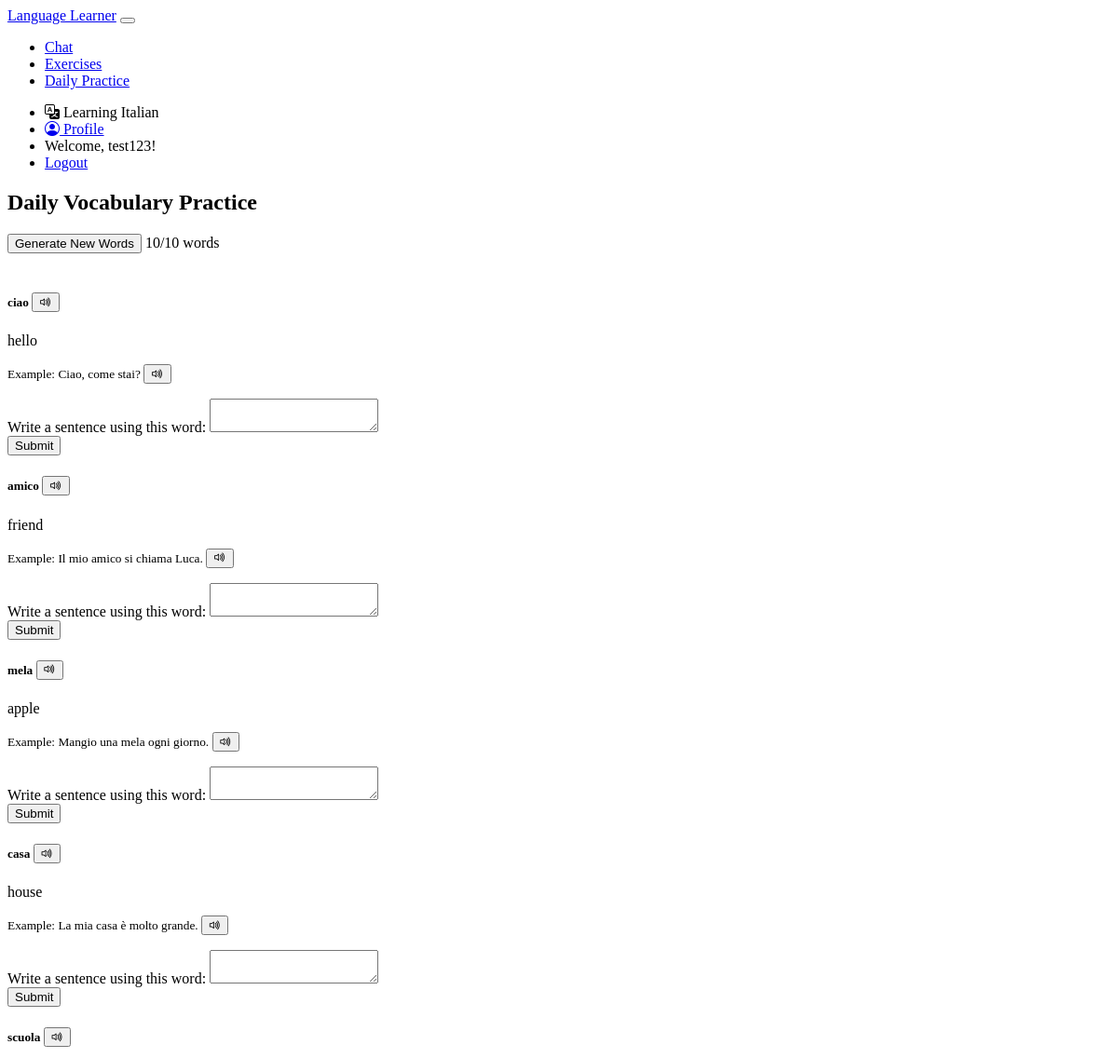
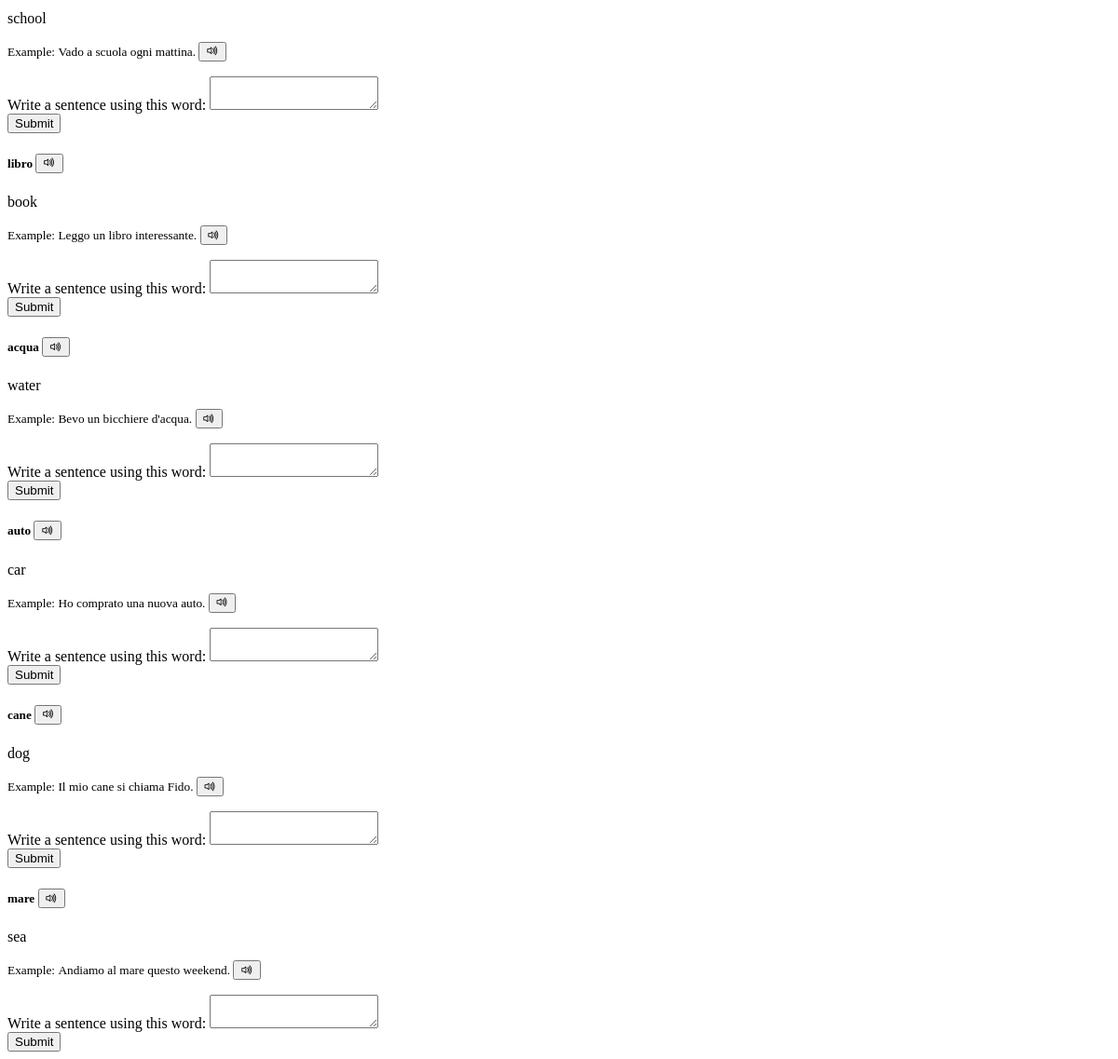
The page /daily-practice (signed in) on the database its author committed (2 pictures, top to bottom).
### models.py (models this page shows)
class UserPreferences(db.Model):
    id = db.Column(db.Integer, primary_key=True)
    user_id = db.Column(db.Integer, db.ForeignKey('user.id'), nullable=False)
    target_language = db.Column(db.String(10), nullable=False)  # e.g., 'es', 'it'
    skill_level = db.Column(db.String(20), nullable=False)  # beginner, intermediate, advanced
    practice_duration = db.Column(db.Integer, nullable=False)  # minutes per day
    learning_goal = db.Column(db.Text, nullable=False)
    created_at = db.Column(db.DateTime, default=datetime.utcnow)
    updated_at = db.Column(db.DateTime, default=datetime.utcnow, onupdate=datetime.utcnow)

class User(UserMixin, db.Model):
    id = db.Column(db.Integer, primary_key=True)
    username = db.Column(db.String(64), unique=True, nullable=False)
    email = db.Column(db.String(120), unique=True, nullable=False)
    password_hash = db.Column(db.String(256))
    progress = db.relationship('Progress', backref='user', lazy=True)
    chats = db.relationship('Chat', backref='user', lazy=True)
    vocabulary_progress = db.relationship('VocabularyProgress', backref='user', lazy=True)
    preferences = db.relationship('UserPreferences', backref='user', uselist=False)
    daily_vocabulary = db.relationship('DailyVocabulary', backref='user', lazy=True)
    sentence_practices = db.relationship('SentencePractice', backref='user', lazy=True)
    speaking_attempts = db.relationship('UserSpeakingAttempt', backref='student', lazy=True)

class VocabularyItem(db.Model):
    id = db.Column(db.Integer, primary_key=True)
    word = db.Column(db.String(100), nullable=False)
    translation = db.Column(db.String(100), nullable=False)
    language = db.Column(db.String(10), nullable=False)  # e.g., 'es', 'en', 'it'
    category = db.Column(db.String(50), nullable=False)  # e.g., 'greetings', 'food', 'numbers'
    difficulty = db.Column(db.Integer, default=1)  # 1: beginner, 2: intermediate, 3: advanced
    example_sentence = db.Column(db.Text)
    audio_url = db.Column(db.String(200))
    created_at = db.Column(db.DateTime, default=datetime.utcnow)

### app.py (the view, shortened to what this page needs)
@app.route('/daily-practice')
@login_required
def daily_practice():
    if not current_user.preferences:
        flash('Please set your language preferences first.', 'warning')
        return redirect(url_for('preferences'))
    fresh_preferences = UserPreferences.query.filter_by(user_id=current_user.id).first()
    if fresh_preferences:
        logger.debug(f"Daily practice loaded with language: {fresh_preferences.target_language}")
    else:
        logger.warning(f"No preferences found for user {current_user.id}")
        flash('Please set your language preferences first.', 'warning')
        return redirect(url_for('preferences'))
    today = datetime.utcnow().date()
    daily_set = DailyVocabulary.query.filter_by(
        user_id=current_user.id,
        date=today
    ).first()
    language_mismatch = False
    if daily_set and daily_set.vocabulary_items:
        item_languages = set(item.language for item in daily_set.vocabulary_items)
        if len(item_languages) > 1 or fresh_preferences.target_language not in item_languages:
            language_mismatch = True
            logger.debug(f"Language mismatch: vocabulary items are in {item_languages}, but user preference is {fresh_preferences.target_language}")
            daily_set.vocabulary_items = []
            db.session.commit()
            flash('Your language preference has changed. New vocabulary will be generated.', 'info')
    completed_sentences = {}
    sentences = SentencePractice.query.filter(
        SentencePractice.user_id == current_user.id,
        SentencePractice.vocabulary_item_id.in_([w.id for w in daily_set.vocabulary_items])
    ).all()
    for sentence in sentences:
        completed_sentences[sentence.vocabulary_item_id] = {
            'sentence': sentence.sentence,
            'correction': sentence.correction,
            'feedback': sentence.feedback
        }
    return render_template('daily_practice.html',
                         daily_set=daily_set,
                         completed_sentences=completed_sentences,
                         language_mismatch=language_mismatch)

### app.py (called while the page is built)
@login_manager.user_loader
def load_user(user_id):
    user = User.query.get(int(user_id))
    if user:
        if hasattr(user, 'preferences'):
            if user.preferences is not None:
                db.session.expunge(user.preferences)
            fresh_prefs = UserPreferences.query.filter_by(user_id=user.id).first()
            if fresh_prefs:
                user.preferences = fresh_prefs
                logger.debug(f"Loaded fresh preferences for user {user.id}: {fresh_prefs.target_language}")
    return user

### templates/daily_practice.html (shortened to what this page needs)
{% extends "base.html" %}
{% block content %}
<div class="container">
    <div class="row mb-4">
        <div class="col-12">
            <div class="card">
                <div class="card-header d-flex justify-content-between align-items-center">
                    <h2 class="mb-0">Daily Vocabulary Practice</h2>
                    <div>
                        <button id="generate-vocab-btn" class="btn btn-primary">Generate New Words</button>
                        <span class="badge bg-primary ms-2">{{ daily_set.vocabulary_items|length if daily_set else 0 }}/10 words</span>
                    </div>
                </div>
                <div class="card-body">
                    <div class="progress mb-3">
                    </div>
                    {% if not daily_set or not daily_set.vocabulary_items %}
                    <div class="text-center py-5">
                        <p class="lead">No vocabulary words available for today.</p>
                        <p>Click the "Generate New Words" button to get started!</p>
                    </div>
                    {% else %}
                    <div class="vocabulary-list mb-4">
                        {% for word in daily_set.vocabulary_items %}
                        <div class="card mb-3">
                            <div class="card-body">
                                <h5 class="card-title">
                                    <span class="translatable"
                                          data-source-lang="{{ word.language }}"
                                          data-target-lang="en"
                                          data-text="{{ word.word }}">
                                        {{ word.word }}
                                    </span>
                                    <button class="btn btn-sm btn-secondary ms-2" onclick="playAudio(this, '{{ word.word }}', '{{ word.language }}')">
                                        <i class="bi bi-volume-up"></i>
                                    </button>
                                </h5>
                                <p class="card-text text-muted">{{ word.translation }}</p>
                                <p class="card-text">
                                    <small>Example:
                                        <span class="translatable"
                                              data-source-lang="{{ word.language }}"
                                              data-target-lang="en"
                                              data-text="{{ word.example_sentence }}">
                                            {{ word.example_sentence }}
                                        </span>
                                        <button class="btn btn-sm btn-secondary ms-2" onclick="playAudio(this, '{{ word.example_sentence }}', '{{ word.language }}')">
                                            <i class="bi bi-volume-up"></i>
                                        </button>
                                    </small>
                                </p>
                                <form class="mt-3 sentence-form" method="POST" action="{{ url_for('submit_sentence') }}">
                                    <div class="form-group">
                                        <label for="sentence-{{ word.id }}" class="form-label">
                                            Write a sentence using this word:
                                        </label>
                                        <textarea class="form-control" id="sentence-{{ word.id }}"
                                                name="sentence" rows="2"
                                                {% if word.id in completed_sentences %}disabled{% endif %}>
                                            {{- completed_sentences.get(word.id, {}).get('sentence', '') -}}
                                        </textarea>
                                    </div>
                                    {% if word.id in completed_sentences %}
                                        <div class="mt-2">
                                            <div class="feedback-box p-3 rounded
                                                {% if completed_sentences[word.id].correction %}
                                                    bg-warning-subtle
                                                {% else %}
                                                    bg-success-subtle
                                                {% endif %}">
                                                {% if completed_sentences[word.id].correction %}
                                                    <p class="mb-1"><strong>Suggested correction:</strong></p>
                                                    <p class="mb-2">{{ completed_sentences[word.id].correction }}</p>
                                                {% endif %}
                                                <p class="mb-0"><strong>Feedback:</strong><br>
                                                    {{ completed_sentences[word.id].feedback }}
                                                </p>
                                            </div>
                                        </div>
                                        <button type="button" class="btn btn-outline-primary mt-2"
                                                onclick="enableEditing('{{ word.id }}')">
                                            Try Again
                                        </button>
                                    {% else %}
                                        <button type="submit" class="btn btn-primary mt-2">Submit</button>
                                    {% endif %}
                                </form>
                            </div>
                        </div>
                        {% endfor %}
                    </div>
                    {% endif %}
                </div>
            </div>
        </div>
    </div>
</div>
{% endblock %}

### templates/base.html (shortened to what this page needs)
<!DOCTYPE html>
<html lang="en" data-bs-theme="dark">
<head>
    <link rel="stylesheet" href="https://cdn.replit.com/agent/bootstrap-agent-dark-theme.min.css">
    <link rel="stylesheet" href="https://cdn.jsdelivr.net/npm/bootstrap-icons@1.11.1/font/bootstrap-icons.css">
    <link rel="stylesheet" href="{{ url_for('static', filename='css/custom.css') }}">
</head>
<body>
    <nav class="navbar navbar-expand-lg navbar-dark bg-dark">
        <div class="container">
            <a class="navbar-brand" href="/">Language Learner</a>
            <button class="navbar-toggler" type="button" data-bs-toggle="collapse" data-bs-target="#navbarNav">
            </button>
            <div class="collapse navbar-collapse" id="navbarNav">
                <ul class="navbar-nav me-auto">
                    {% if current_user.is_authenticated %}
                    <li class="nav-item">
                        <a class="nav-link" href="{{ url_for('chat') }}">Chat</a>
                    </li>
                    <li class="nav-item">
                        <a class="nav-link" href="{{ url_for('exercises') }}">Exercises</a>
                    </li>
                    <li class="nav-item">
                        <a class="nav-link" href="{{ url_for('daily_practice') }}">Daily Practice</a>
                    </li>
                    {% endif %}
                </ul>
                <ul class="navbar-nav">
                    {% if current_user.is_authenticated %}
                    {% if current_user.preferences %}
                    <li class="nav-item">
                        <span class="nav-link">
                            <span class="badge bg-primary" data-lang="{{ current_user.preferences.target_language }}">
                                <i class="bi bi-translate"></i>
                                Learning {{ lang_names[current_user.preferences.target_language] }}
                            </span>
                        </span>
                    </li>
                    {% endif %}
                    <li class="nav-item">
                        <a class="nav-link" href="{{ url_for('profile') }}">
                            <i class="bi bi-person-circle"></i> Profile
                        </a>
                    </li>
                    <li class="nav-item">
                        <span class="nav-link">Welcome, {{ current_user.username }}!</span>
                    </li>
                    <li class="nav-item">
                        <a class="nav-link" href="{{ url_for('logout') }}">Logout</a>
                    </li>
                    {% endif %}
                </ul>
            </div>
        </div>
    </nav>
    <div class="container mt-4">
        {% block content %}{% endblock %}
    </div>
</body>
</html>

### static/css/custom.css (style rules this page uses)
.translatable { position: relative; cursor: help; border-bottom: 1px dashed var(--bs-info); display: inline-block; }

### rows shown on the page
UserPreferences: target_language "Italian"
User: username "test123"
VocabularyItem: word "ciao", translation "hello", example_sentence "Ciao, come stai?", shows "Submit"
VocabularyItem: word "amico", translation "friend", example_sentence "Il mio amico si chiama Luca.", shows "Submit"
VocabularyItem: word "mela", translation "apple", example_sentence "Mangio una mela ogni giorno.", shows "Submit"
VocabularyItem: word "casa", translation "house", example_sentence "La mia casa è molto grande.", shows "Submit"
VocabularyItem: word "scuola", translation "school", example_sentence "Vado a scuola ogni mattina.", shows "Submit"
VocabularyItem: word "libro", translation "book", example_sentence "Leggo un libro interessante.", shows "Submit"
VocabularyItem: word "acqua", translation "water", example_sentence "Bevo un bicchiere d'acqua.", shows "Submit"
VocabularyItem: word "auto", translation "car", example_sentence "Ho comprato una nuova auto.", shows "Submit"
VocabularyItem: word "cane", translation "dog", example_sentence "Il mio cane si chiama Fido.", shows "Submit"
VocabularyItem: word "mare", translation "sea", example_sentence "Andiamo al mare questo weekend.", shows "Submit"

### other values the page prints
{{ daily_set.vocabulary_items|length if daily_set else 0 }} "10"
